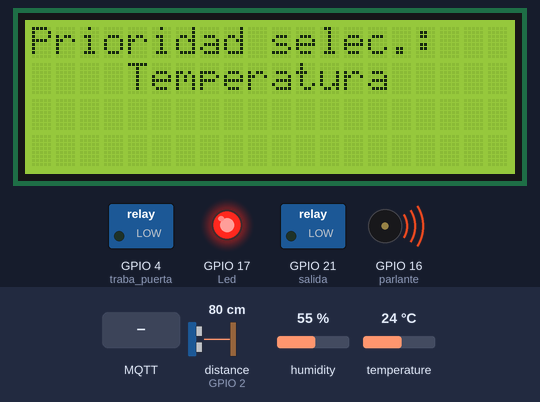
Simulated run of this program. Board: ESP32 board running MicroPython. On the bench: 20×4 character LCD, switched loads named in the program (green lamp = pin HIGH), output pins drawn as LEDs (lit = HIGH), buzzer (waves = sounding). Wiring (from the project's diagram.json): relay on GPIO 4, DHT22 sensor on GPIO 13, buzzer on GPIO 16, red LED on GPIO 17, relay on GPIO 21. Inputs (shaded band) come from the test bench; at power-on: humidity 55 %, temperature 24 °C, distance to the obstacle (sensor on GPIO 2) 80 cm. The echo pulse lasts 58.3 µs per cm; WiFi joins after 1.5 s; no MQTT or app messages arrive unless stated; library files of the repository ran but are not shown: lcd_i2c.py, hcsr04.py; pins used as bus, display or sensor lines are not drawn; what the program prints to the serial console is not drawn.

Above: at 3.9 s.
4.0 s: MQTT message "OFF" arrives on the first subscribed topic
At 10.5 s:
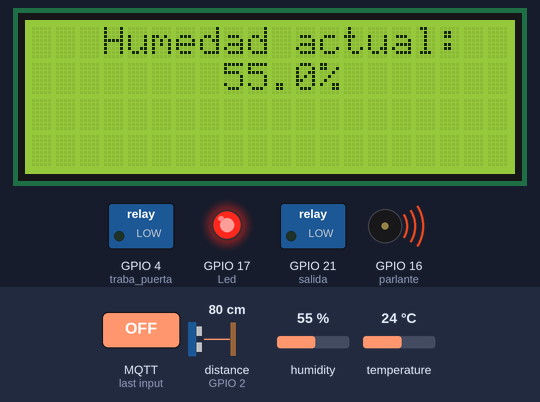
10.8 s: humidity set to 52 %
At 13.2 s:
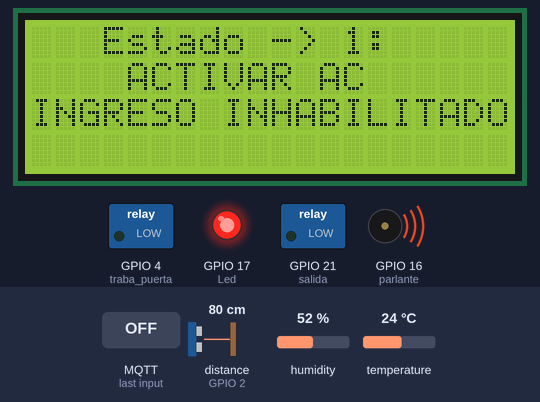
18.4 s: humidity set to 49 %
At 30.9 s:
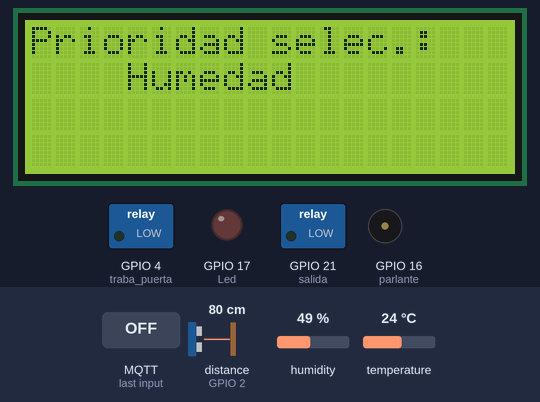
32.1 s: humidity set to 68 %
44.2 s: humidity set to 22 %
47.1 s: temperature set to 12 °C
At 61.8 s:
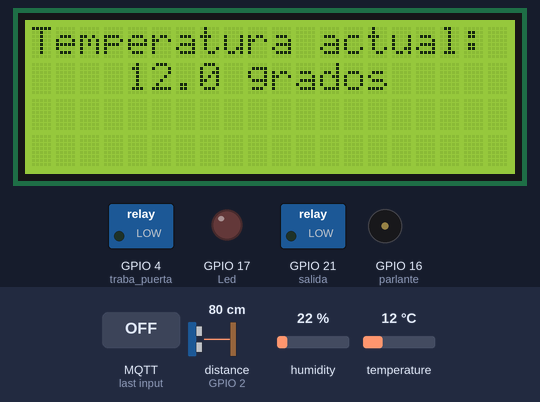
Timing chart, 0 to 62.1 s (numbered marks = the images above; inputs shaded):
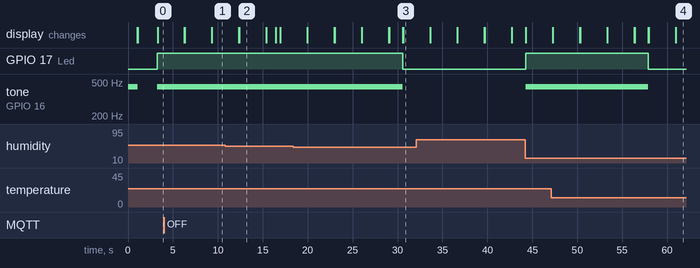

The program:

main.py
```python
import machine
from machine import Pin, I2C, PWM
import micropython
import network
import time
import dht
from lcd_i2c import LCD
from umqtt.simple import MQTTClient
from hcsr04 import HCSR04

#Indicamos red WIFI y clave
ssid = 'Wokwi-GUEST'
wifipassword = ''
#Datos Server MQTT (Broker)
#Indicamos datos MQTT Broker (server y puerto)
mqtt_server = 'io.adafruit.com'
port = 1883
user = 'gliwa' #definido en adafruit
password = 'aio_yGhe48h7F6X8r8EN4kT3IWJBJ8ZT' #key adafruit
#Indicamos ID(unico) y topicos
client_id = 'DrugsRoom1'
topic_PRIORIDAD = 'gliwa/feeds/prioridad'
topic_RANGOTEMP = 'gliwa/feeds/rangotemp'
topic_RANGOHUM = 'gliwa/feeds/rangohum'
topic_ALERTASENSOR = 'gliwa/feeds/alertasensor'
topic_ESTADOAC = 'gliwa/feeds/estadoac'
topic_TRABA = 'gliwa/feeds/traba-puerta'
# Declaracion del display columnas, parlante y sensor
I2C_ADDR = 0x27     # DEC 39, HEX 0x27
i2c = I2C(0, scl=Pin(18), sda=Pin(19), freq=800000)
lcd = LCD(addr=I2C_ADDR, cols=20, rows=4, i2c=i2c)
sensorTyH = dht.DHT22(Pin(13))
parlante = PWM(Pin(16), freq=440, duty_u16=32768)
sensorultrasonido = HCSR04(trigger_pin=15, echo_pin=2)
# Manipulación del display + alarma + traba
lcd.begin()
salida = Pin(21, Pin.OUT)
Led = Pin(17, Pin.OUT)
traba_puerta = Pin(4, Pin.OUT)

#variables
SEL_PRIORIDAD = 0
RANGO_TEMP = 8
RANGO_HUM = 50
AC_ESTADO_DESCRIPCION = "Temperatura"
AC_ESTADO = 0
TRABA_ESTADO = 0
ALERTA_SENSOR = 0
parlante.duty(0)

#Definimos modo Station (conectarse a Access Point remoto)
sta_if = network.WLAN(network.STA_IF)
sta_if.active(True)
#Conectamos al wifi
sta_if.connect(ssid, wifipassword)
print("Conectando")
while not sta_if.isconnected():
  print(".", end="")
  time.sleep(0.1)
print("Conectado a Wifi!")
#Vemos cuales son las IP
print(sta_if.ifconfig())

def callback_drcontrol(topic, msg):
    global SEL_PRIORIDAD, RANGO_TEMP, RANGO_HUM, AC_ESTADO, AC_ESTADO_DESCRIPCION, TRABA_ESTADO
    #Cuando se ejecuta esta funcion quere decir que
    #hubo un mensaje nuevo en algun topico, verificamos esto
    #Dado que lo que llega viene en UTF-8, lo decodificamos
    #para que sea una cadena de texto regular
    dato = msg.decode('utf-8')
    topicrec = topic.decode('utf-8')
    print("Cambio en: "+topicrec+": "+dato)
    # Selector de prioridad
    if topicrec == topic_PRIORIDAD:
        if "TEMP" in dato:
            lcd.clear()
            AC_ESTADO_DESCRIPCION = "Temperatura"
            SEL_PRIORIDAD = 0
        else:
            lcd.clear()
            AC_ESTADO_DESCRIPCION = "Humedad"
            SEL_PRIORIDAD = 1
    # Indicador del rango de temperatura
    if topicrec == topic_RANGOTEMP:
        RANGO_TEMP = int(dato)
    # Indicador del rango de humedad
    if topicrec == topic_RANGOHUM:
        RANGO_HUM = int(dato)
    # Relay (estado del aire acondicionado)
    if topicrec == topic_ESTADOAC:
        if "OFF" in dato:
            salida.value(0)
            AC_ESTADO = 0
        else:
            salida.value(1)
            AC_ESTADO = 1
    # Relay (estado de la traba)
    if topicrec == topic_TRABA:
        if "abre" in dato:
            traba_puerta.value(0)
            TRABA_ESTADO = 0
        else:
            traba_puerta.value(1)
            TRABA_ESTADO = 1

try:
    conexionMQTT = MQTTClient(client_id, mqtt_server,user=user,password=password,port=int(port))
    conexionMQTT.set_callback(callback_drcontrol)
    conexionMQTT.connect()
    conexionMQTT.subscribe(topic_PRIORIDAD)
    conexionMQTT.subscribe(topic_RANGOHUM)
    conexionMQTT.subscribe(topic_RANGOTEMP)
    conexionMQTT.subscribe(topic_ESTADOAC)
    conexionMQTT.subscribe(topic_TRABA)


    print("Conectado con Broker MQTT")
except OSError as e:
    #Si fallo la conexion, reiniciamos todo
    print("Fallo la conexion al Broker, reiniciando...")
    time.sleep(5)
    machine.reset()

while True:
    sensorTyH.measure()
    temperatura = sensorTyH.temperature()
    humedad = sensorTyH.humidity()
    distance = sensorultrasonido.distance_cm()
    try:
        #Tenemos que verificar si hay mensajes nuevos publicados por el broker
        conexionMQTT.check_msg()
        time.sleep_ms(500)
        if SEL_PRIORIDAD == 0:
            # sentencias de comparación para el rango de temperatura elegido
            # por el usuario; hay que ver cómo resolvemos
            # la recepción de tal tango desde el protoboard
            # a algún dispositivo de wokwi
            if temperatura > RANGO_TEMP:
                conexionMQTT.publish(topic_ALERTASENSOR,str(1))
                # Obs: tanquilamente el sistema puede estar automatizado, apenas detecta que el rango es mayor al tolerado se setea en 1 ESTADO_AC y comienza el período de enfriamiento sin necesidad de que el usuario interactué, y ante cualquier falla, se podría setear un encendido/apagado forzado
                ALERTA_SENSOR = 1
            else:
                conexionMQTT.publish(topic_ALERTASENSOR,str(0))
                ALERTA_SENSOR = 0
        else:
            if humedad > RANGO_HUM:
                conexionMQTT.publish(topic_ALERTASENSOR,str(1))
                ALERTA_SENSOR = 1
            else:
                conexionMQTT.publish(topic_ALERTASENSOR,str(0))
                ALERTA_SENSOR = 0
    except OSError as e:
        print("Error ",e)
        time.sleep(5)
        machine.reset()
    if ALERTA_SENSOR==1 and AC_ESTADO==0:
        Led.value(1)
        parlante.duty(50)
    else:
        Led.value(0)
        parlante.duty(0)
    if distance<250 and TRABA_ESTADO==1:
       #250 ES DISTANCIA PREDETERMINADA, SI NO SE CUMPLE SIGNIFICA QUE
       #HAY UNA PERSONA EN MEDIO, POR LO TANTO DEBE DESACTIVARSE
        traba_puerta.value(0)
        time.sleep(1)
        TRABA_ESTADO=0
        #AL VOLVER A COLOCAR DISTANCIA CORRESPONDIENTE NO VUELVE A TOMAR
        #VALOR 1 (CERRADO), NO SE COMO AUTOMATIZARLO


    lcd.clear()
    lcd.print("Prioridad selec.: ")
    lcd.set_cursor(col=4, row=1)
    lcd.print(AC_ESTADO_DESCRIPCION)
    time.sleep(3)
    lcd.clear()
    lcd.print("Temperatura actual: ")
    # Desplazar el cursor en fila x columna y
    #lcd.set_cursor(col=y, row=x)
    lcd.set_cursor(col=4, row=1)
    lcd.print(str(temperatura) + " grados")
    time.sleep(3)
    lcd.clear()
    lcd.print("   Humedad actual:")
    lcd.set_cursor(col=8, row=1)
    lcd.print(str(humedad) + "%")
    time.sleep(3)
    lcd.clear()
    lcd.print("   Estado -> " + str(ALERTA_SENSOR) + ": ")
    if ALERTA_SENSOR == 0:
        lcd.print("OK")
        lcd.set_cursor(col=4, row=1)
        lcd.print("solo personal")
        lcd.set_cursor(col=6, row=2)
        lcd.print("autorizado")
        time.sleep(3)
    else:
        if AC_ESTADO == 0:
            lcd.set_cursor(col=4, row=1)
            lcd.print("ACTIVAR AC")
            lcd.set_cursor(col=0, row=2)
        else:
            lcd.set_cursor(col=4, row=1)
            lcd.print("Climatizacion")
            lcd.set_cursor(col=5, row=2)
            lcd.print("en proceso")
            lcd.set_cursor(col=0, row=3)
        lcd.print("INGRESO INHABILITADO")
        time.sleep(3)
    lcd.clear()
    lcd.print("     Puerta:")
    if TRABA_ESTADO==0:
            lcd.set_cursor(col=6, row=1)
            lcd.print("Destrabada")
            time.sleep(1)
    else:
        lcd.set_cursor(col=7, row=1)
        lcd.print("Trabada!")
        time.sleep(4)

# while True:
#     if SELECCION_PRIORIDAD # Por defecto la prioridad es la temperatura
#Problemas: Si tengo el topico directamente en hum no me detecta el cambio
#no detecta varios cambios al mismo tiempo, los hace por leida(tiene que terminar
#el ciclo) optimizar?
#topico alertasensor, mantenerlo? Solo indica estado, no considera ac encendido
#como el topico LedAlerta... Aunque sigue siendo util saber solo el estado.
#para corroborar cuando se baja del rango limite la temp o hum.
```

const.py
```python
#!/usr/bin/env python3
# -*- coding: UTF-8 -*-

try:
    from micropython import const
except ImportError:
    def const(x):
        return x

# commands
#: Clear display command
LCD_CLEARDISPLAY = const(0x01)
#: Return to home position command
LCD_RETURNHOME = const(0x02)
#: Set entry mode command
LCD_ENTRYMODESET = const(0x04)
#: Control display command
LCD_DISPLAYCONTROL = const(0x08)
#: Shift cursor command
LCD_CURSORSHIFT = const(0x10)
#: Set function command
LCD_FUNCTIONSET = const(0x20)
#: Set CGRAM address command
LCD_SETCGRAMADDR = const(0x40)
#: Set DDRAM address command
LCD_SETDDRAMADDR = const(0x80)

# flags for display entry mode
#: Set display entry mode as right command
LCD_ENTRYRIGHT = const(0x00)
#: Set display entry mode as left command
LCD_ENTRYLEFT = const(0x02)
#: Set display entry mode as shift increment command
LCD_ENTRYSHIFTINCREMENT = const(0x01)
#: Set display entry mode as shift decrement command
LCD_ENTRYSHIFTDECREMENT = const(0x00)

# flags for display on/off control
#: Turn display on command
LCD_DISPLAYON = const(0x04)
#: Turn display off command
LCD_DISPLAYOFF = const(0x00)
#: Turn cursor on command
LCD_CURSORON = const(0x02)
#: Turn cursor off command
LCD_CURSOROFF = const(0x00)
#: Set curor blink command
LCD_BLINKON = const(0x01)
#: Set curor no blink command
LCD_BLINKOFF = const(0x00)

# flags for display/cursor shift
#: Display move command
LCD_DISPLAYMOVE = const(0x08)
#: Move cursor command
LCD_CURSORMOVE = const(0x00)
#: Move display shift right command
LCD_MOVERIGHT = const(0x04)
#: Move display shift left command
LCD_MOVELEFT = const(0x00)

# flags for function set
#: 8 bit mode command
LCD_8BITMODE = const(0x10)
#: 4 bit mode command
LCD_4BITMODE = const(0x00)
#: 2 line command
LCD_2LINE = const(0x08)
#: 1 line command
LCD_1LINE = const(0x00)
#: 5x10 dots display command
LCD_5x10DOTS = const(0x04)
#: 5x8 dots display command
LCD_5x8DOTS = const(0x00)

# flags for backlight control
#: Activate backlight command
LCD_BACKLIGHT = const(0x08)
#: Deactivate backlight command
LCD_NOBACKLIGHT = const(0x00)

# other
#: Enable bit
EN = const(0b00000100)
#: Read/Write bit
RW = const(0b00000010)
#: Register select bit
RS = const(0b00000001)
```

typing.py
```python
#!/usr/bin/env python3
# -*- coding: UTF-8 -*-

"""
Fake classes of typing module.

https://github.com/micropython/micropython-lib/issues/190

https://github.com/micropython/micropython-lib/blob/3d779b8ceab5b65b9f70accbcbb15ab3509eceb7/typing/typing.py
"""


class _Subscriptable():
    def __getitem__(self, item):
        return None


_subscriptable = _Subscriptable()


class Any:
    pass


class NoReturn:
    pass


class ClassVar:
    pass


Union = _subscriptable


Optional = _subscriptable


class Generic:
    pass


class NamedTuple:
    pass


class Hashable:
    pass


class Awaitable:
    pass


class Coroutine:
    pass


class AsyncIterable:
    pass


class AsyncIterator:
    pass


class Iterable:
    pass


class Iterator:
    pass


class Reversible:
    pass


class Sized:
    pass


class Container:
    pass


class Collection:
    pass


# class Callable:
#     pass
Callable = _subscriptable


class AbstractSet:
    pass


class MutableSet:
    pass


class Mapping:
    pass


class MutableMapping:
    pass


class Sequence:
    pass


class MutableSequence:
    pass


class ByteString:
    pass


Tuple = _subscriptable


List = _subscriptable


class Deque:
    pass


class Set:
    pass


class dict_keys:
    pass


class FrozenSet:
    pass


class MappingView:
    pass


class KeysView:
    pass


class ItemsView:
    pass


class ValuesView:
    pass


class ContextManager:
    pass


class AsyncContextManager:
    pass


Dict = _subscriptable


class DefaultDict:
    pass


class Counter:
    pass


class ChainMap:
    pass


class Generator:
    pass


class AsyncGenerator:
    pass


class Type:
    pass


def cast(typ, val):
    return val


def _overload_dummy(*args, **kwds):
    """Helper for @overload to raise when called."""
    raise NotImplementedError(
        "You should not call an overloaded function. "
        "A series of @overload-decorated functions "
        "outside a stub module should always be followed "
        "by an implementation that is not @overload-ed."
    )


def overload():
    return _overload_dummy
```

Measured:
- the behaviour switches between 51 and 50 % on humidity (found by bisection; images 2 and 3)
- after the input at 18.4 s, GPIO 17 (Led): HIGH → LOW after 12.2 s; tone on GPIO 16 (parlante): 440 Hz → silent after 12.2 s
- what the display in image 2 shows lasts 3.0 s, from 12.4 s to 15.4 s
